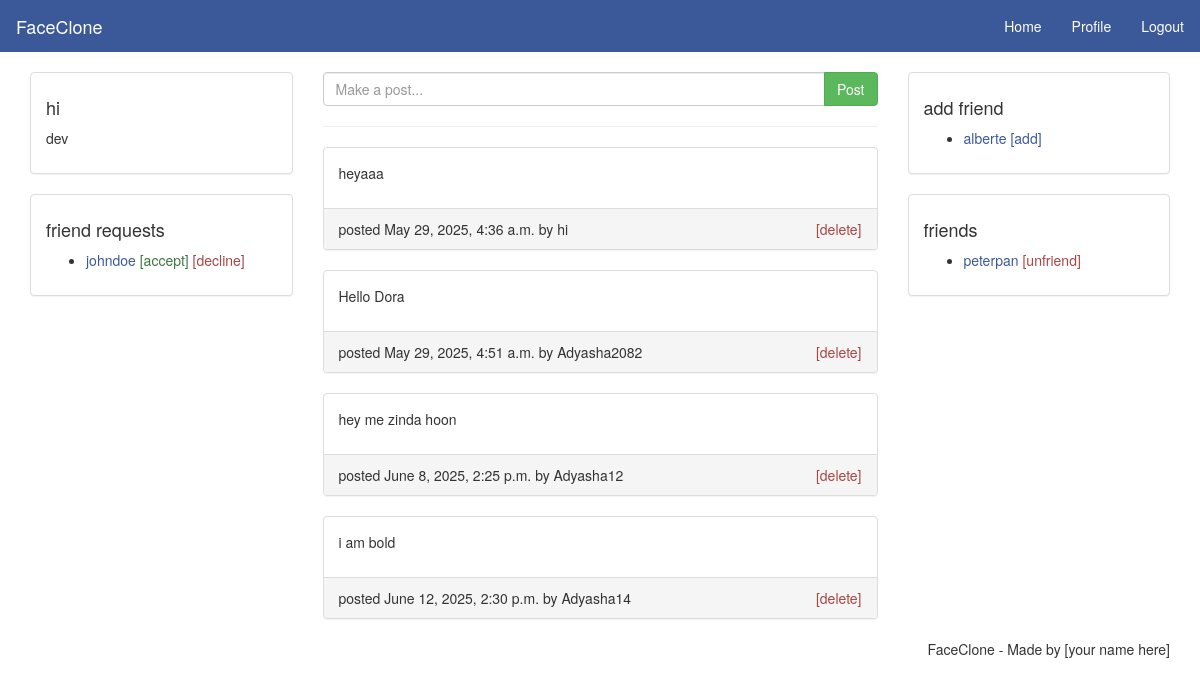
Page /home (signed in) on the committed database.
### Social/models.py (models this page shows, shortened)
class UserProfile(models.Model):
    user = models.OneToOneField(User, on_delete=models.CASCADE)
    loc = models.CharField(max_length=20, blank=True)
    bio = models.TextField(max_length=300, blank=True)
    img = models.ImageField(upload_to='pics', default='avatar.jpg')

class UserPost(models.Model):
    user = models.ForeignKey(User, on_delete=models.CASCADE)
    post = models.TextField(max_length=300, blank=False)
    date = models.DateTimeField(auto_now_add=True)

### Social/views.py (the view)
# urls.py: 2. Add a URL to urlpatterns:  path('', views.home, name='home')
@login_required(login_url='index')
def home(request):
    user = request.user
    context = {'user':user}
    posts = UserPost.objects.all()
    context.update({"posts":posts})
    return render(request,'home.html',context)

### templates/home.html (shortened to what this page needs)
{% load static %}
<!DOCTYPE html>
<html>
<head>
  <link rel="stylesheet" type="text/css" href="{% static 'css/bootstrap.min.css' %}">
  <link rel="stylesheet" type="text/css" href="{% static 'css/style.css' %}">
</head>
<body>
  <nav class="navbar navbar-default">
    <div class="container-fluid">
      <div class="navbar-header">
        <a class="navbar-brand" href="{% url 'index' %}">FaceClone</a>
      </div>
      <ul class="nav navbar-nav navbar-right">
        <li><a href="{% url 'home' %}">Home</a></li>
        <li><a href="{% url 'profile' %}">Profile</a></li>
        <li><a href="{% url 'logout' %}">Logout</a></li>
      </ul>
    </div>
  </nav>
  <main class="container">
    <div class="row">
      <div class="col-md-3">
        <div class="panel panel-default">
          <div class="panel-body">
            <h4>{{user.username}}</h4>
            <p>{{user.userprofile.bio}}</p>
          </div>
        </div>
        <div class="panel panel-default">
          <div class="panel-body">
            <h4>friend requests</h4>
            <ul>
              <li>
                <a href="#">johndoe</a>
                <a class="text-success" href="#">[accept]</a>
                <a class="text-danger" href="#">[decline]</a>
              </li>
            </ul>
          </div>
        </div>
      </div>
      <div class="col-md-6">
        <form method="post" action="{% url 'addpost' %}">
          <div class="input-group">
            <input class="form-control" type="text" name="content" placeholder="Make a post...">
            <span class="input-group-btn">
              <button class="btn btn-success" type="submit" name="post">Post</button>
            </span>
          </div>
        </form><hr>
        <div>
          {% for post in posts %}
          <div class="panel panel-default">
            <div class="panel-body">
              <p>{{post.post}}</p>
            </div>
            <div class="panel-footer">
              <span>posted {{post.date}} by {{post.user.username}}</span>
              <span class="pull-right"><a class="text-danger" href="#">[delete]</a></span>
            </div>
          </div>
          {% endfor %}
        </div>
      </div>
      <div class="col-md-3">
        <div class="panel panel-default">
          <div class="panel-body">
            <h4>add friend</h4>
            <ul>
              <li>
                <a href="#">alberte</a>
                <a href="#">[add]</a>
              </li>
            </ul>
          </div>
        </div>
        <div class="panel panel-default">
          <div class="panel-body">
            <h4>friends</h4>
            <ul>
              <li>
                <a href="#">peterpan</a>
                <a class="text-danger" href="#">[unfriend]</a>
              </li>
            </ul>
          </div>
        </div>
      </div>
    </div>
  </main>
  <footer class="container text-center">
    <ul class="nav nav-pills pull-right">
      <li>FaceClone - Made by [your name here]</li>
    </ul>
  </footer>
</body>
</html>

### static/css/style.css (style rules this page uses)
a { color: #3b5998; }
.navbar { -webkit-border-radius: 0; -moz-border-radius: 0; border-radius: 0; }
.navbar-default { background-color: #3b5998; border-color: #3b5998; }
.navbar-default .navbar-brand { color: #fff; }
.navbar-default .navbar-nav>li>a { color: #fff; }

### rows in the picture
UserPost: post "heyaaa", date "May 29, 2025, 4:36 a.m.", user.username "hi"
UserPost: post "Hello Dora", date "May 29, 2025, 4:51 a.m.", user.username "Adyasha2082"
UserPost: post "hey me zinda hoon", date "June 8, 2025, 2:25 p.m.", user.username "Adyasha12"
UserPost: post "i am bold", date "June 12, 2025, 2:30 p.m.", user.username "Adyasha14"

### other values in the picture
{{ user.username }} "hi"
{{ user.userprofile.bio }} "dev"
